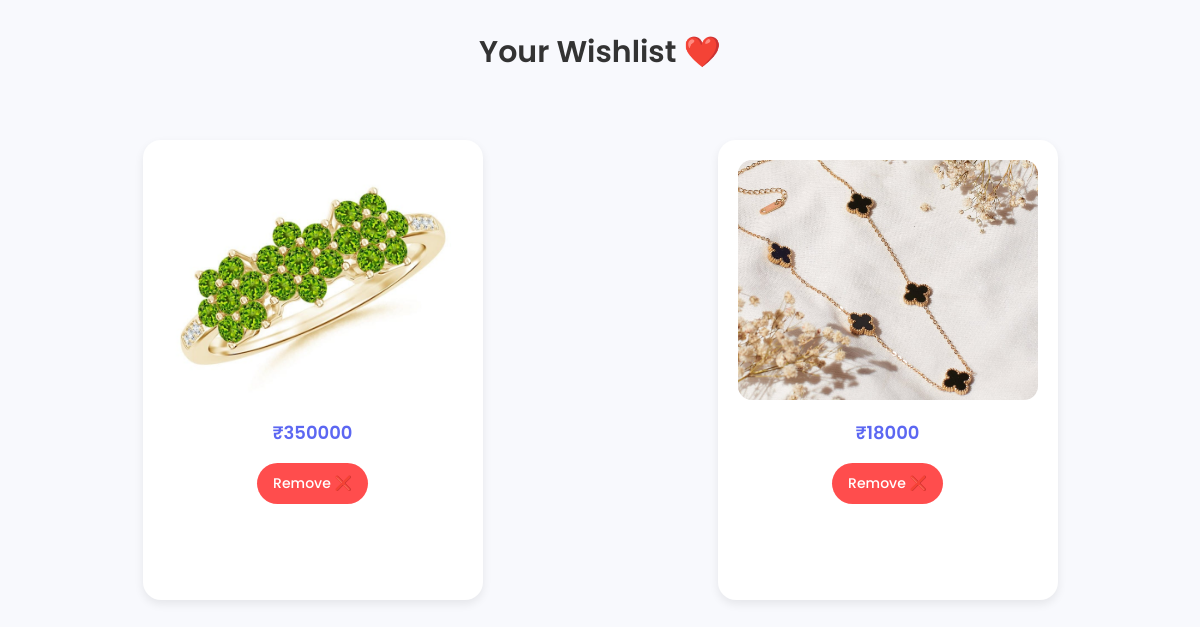
/wishlist/ (signed in), run on an earlier commit of the app's database.
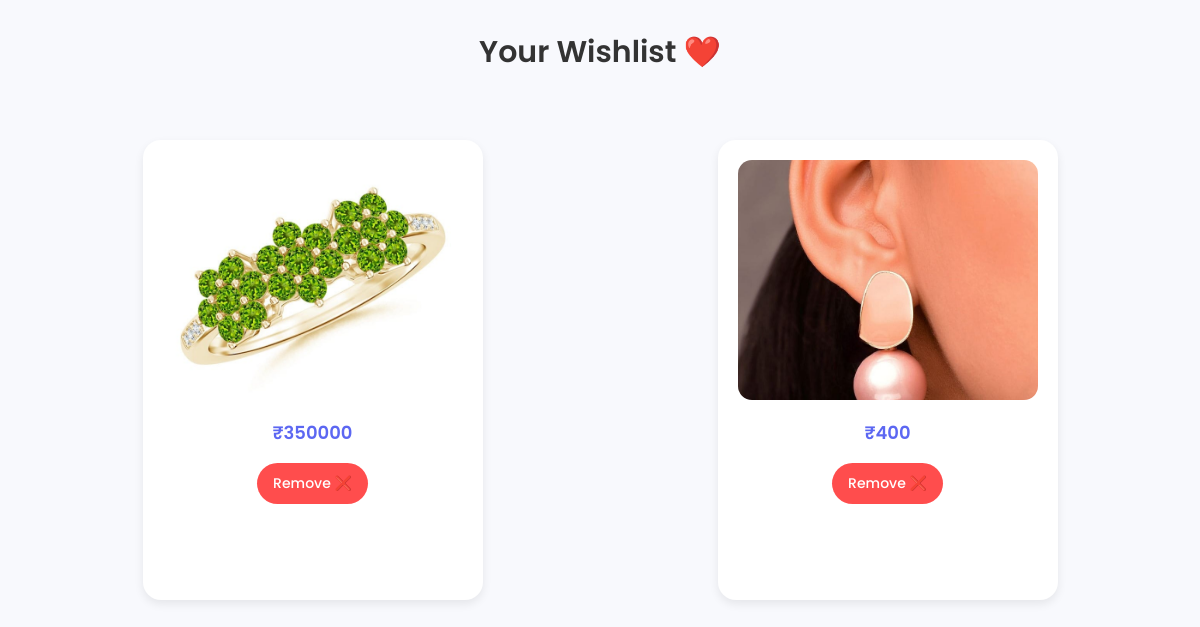
And on a later commit of the database.
### app2/models.py (models this page shows, shortened)
class Wishlist(models.Model):
    user = models.ForeignKey(User, on_delete=models.CASCADE)
    product = models.ForeignKey(product_details, on_delete=models.CASCADE)
    class Meta:
        unique_together = ('user', 'product')  # prevents duplicate wishlist items

class product_details(models.Model):
    title = models.CharField(max_length=50)
    description = models.TextField()
    image = models.ImageField(upload_to='images/')
    price = models.IntegerField()
    category = models.CharField(
        max_length=50,
        choices=[
            ("gold", "Gold"),
            ("silver", "Silver"),
            ("diamond", "Diamond"),
            ("traditional", "Traditional"),
            ("fashion", "Fashion"),
        ],
        default="fashion"
    )

### app2/views.py (the view)
# urls.py: path('wishlist/', views.wishlist, name='wishlist'),
@login_required
def wishlist(request):
    items = Wishlist.objects.filter(user=request.user)
    return render(request, "wishlist.html", {"items": items})

### app2/templates/wishlist.html (shortened to what this page needs)
{% load static %}
<!DOCTYPE html>
<html>
<head>
</head>
<body>
<h2>Your Wishlist ❤️</h2>
<div class="wishlist-container">
    {% for item in items %}
        <div class="item-card">
            <img src="{{ item.product.image.url }}" alt="">
            <h4>₹{{ item.product.price }}</h4>
            <a href="{% url 'remove_from_wishlist' item.product.id %}" class="remove-btn">
                Remove ❌
            </a>
        </div>
    {% empty %}
        <h3 class="empty-msg">Your wishlist is empty 💔</h3>
    {% endfor %}
</div>
</body>
</html>

What changed in the data, as far as the page shows it:
removed Wishlist: product.image (picture), product.price "18000"
added Wishlist: product.image (picture), product.price "400"
